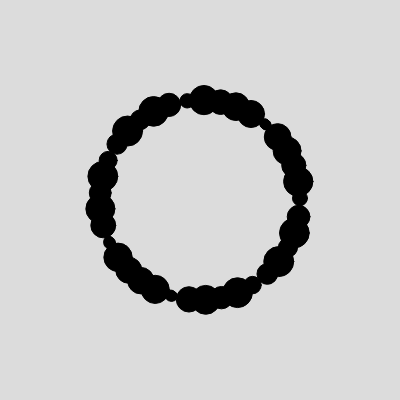
Frame 1 (no input)
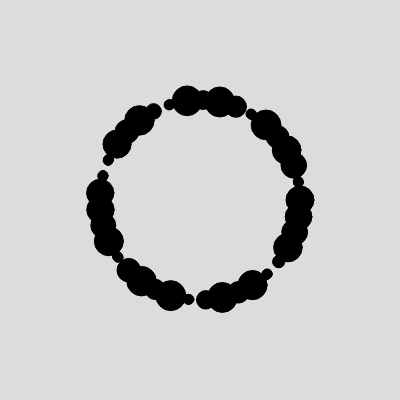
Frame 60 (no input)
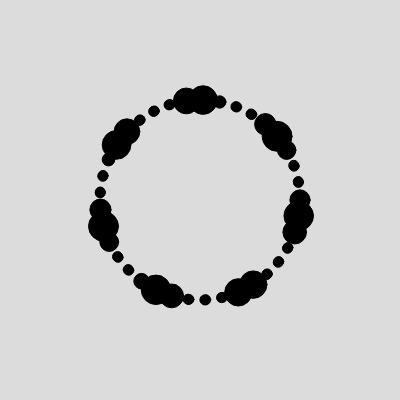
Frame 120 (the mouse pressed at the canvas centre since frame 60)

The p5.js sketch that drew these frames (run headless with seeded random() and noise() and a simulated clock; from frame 60 on, the mouse is pressed at the canvas centre):

// p5.js sketch
// ── sketch.js
function setup() {
  createCanvas(400, 400);
}

var size = 30;
var sinus1 = 0;
var sinus2 = 0;
var sinus3 = 0;
var pos = 50;
var offsetPhase = 0;

var r = 100;
var angle = 0;

function draw() {
  background(220);
  fill(0);

  for (let i = 0; i < 80; i++) {

    var s = size*(sin(offsetPhase+frameCount*0.02));
    s = constrain(s, 10, 100);

    circle(200+r*cos(angle),200+r*sin(angle),s);
    // pos += 15;
    angle += 360/40;
    // r+= 1.5;
    offsetPhase += 0.12;

  }

  r = 100;
  angle = 0;
  // pos = 50;
  offsetPhase = 0;


}
